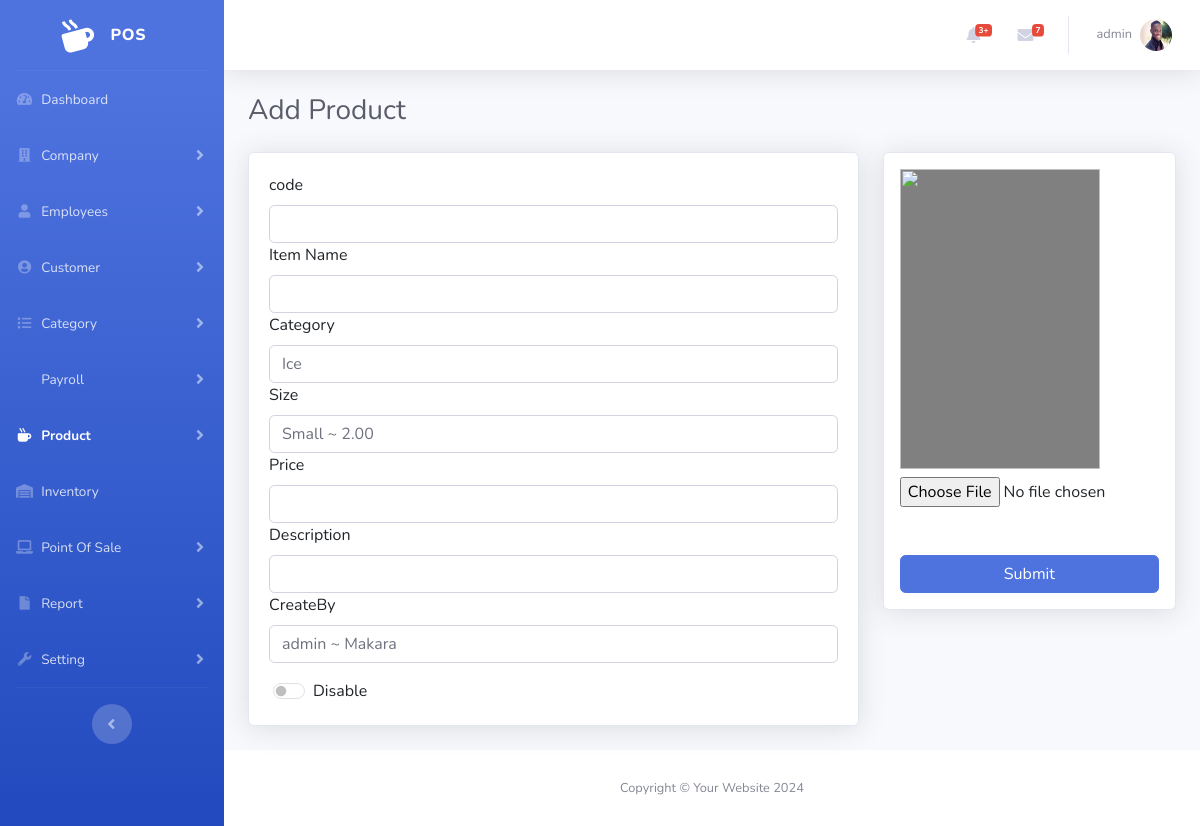
Page /admin/product-add.php (signed in) on the committed database.
### tables this page shows
CREATE TABLE `user` (
  `Id` int(11) NOT NULL,
  `OutletId` int(11) DEFAULT NULL,
  `EmployeeId` int(11) DEFAULT NULL,
  `RoleId` int(11) DEFAULT NULL,
  `Username` varchar(120) NOT NULL,
  `Password` varchar(255) NOT NULL,
  `ActivedAt` datetime DEFAULT NULL,
  `Status` tinyint(1) DEFAULT 1,
  `CreateBy` int(11) DEFAULT NULL,
  `CreateAt` timestamp NOT NULL DEFAULT current_timestamp()
);

CREATE TABLE `employee` (
  `Id` int(11) NOT NULL,
  `OutletId` int(11) DEFAULT NULL,
  `Firstname` varchar(120) NOT NULL,
  `Lastname` varchar(120) NOT NULL,
  `Gender` tinyint(1) NOT NULL,
  `Dob` datetime DEFAULT NULL,
  `Email` varchar(120) DEFAULT NULL,
  `Tel` varchar(18) NOT NULL,
  `Salary` decimal(6,2) DEFAULT 0.00,
  `Position` varchar(120) NOT NULL,
  `Image` varchar(255) DEFAULT NULL,
  `Status` tinyint(1) DEFAULT 1,
  `JoinAT` datetime DEFAULT NULL,
  `ResignAt` datetime DEFAULT NULL,
  `ReasonResign` text DEFAULT NULL,
  `CreateBy` int(11) DEFAULT NULL,
  `CreateAt` timestamp NOT NULL DEFAULT current_timestamp()
);

### admin/product-add.php (the view, shortened to what this page needs)
<?php
    include('include/head.php');
    include('cn.php');
?>
<body id="page-top">
    <div id="wrapper">
        <?php include './include/sidebar.php' ?>
        <div id="content-wrapper" class="d-flex flex-column">
            <div id="content">
                <?php include './include/topbar.php' ?>
                <div class="container-fluid">
                    <h1 class="h3 mb-4 text-gray-800">Add Product</h1>
                    <div class="row">
                        <div class="col-lg-12">
                            <div class="row">
                                <div class="col-lg-8">
                                    <div class="card shadow mb-4">
                                        <div class="card-body">
                                            <label for="Code">code</label>
                                            <input type="text" class="form-control">
                                            <label for="Name">Item Name</label>
                                            <input type="text" class="form-control">
                                            <label for="Category">Category</label>
                                            <select class="form-control form-select-sm">
                                            <?php
                                                $sqlCate = "SELECT * FROM `category`";
                                                $rsCate = $conn->query($sqlCate);
                                                while($rowCate = $rsCate->fetch_assoc()){
                                                    echo '<option value="'.$rowCate['Id'].'" >'.$rowCate['Name'].'</option>';
                                                }
                                            ?>
                                            </select>
                                            <label for="Size">Size</label>
                                            <select class="form-control form-select-sm">
                                            <?php
                                                $sqlSku = "SELECT * FROM `productsku`";
                                                $rsSku = $conn->query($sqlSku);
                                                while($rowSku = $rsSku->fetch_assoc()){
                                                    echo '<option value="'.$rowSku['Id'].'" >'.$rowSku['SizeName'].' ~ '.$rowSku['Price'].'</option>';
                                                }
                                            ?>
                                            </select>
                                            <label for="Price">Price</label>
                                            <input type="number" class="form-control">
                                            <label for="Description">Description</label>
                                            <input type="text" class="form-control">
                                            <label for="CreateBy">CreateBy</label>
                                            <select class="form-control form-select-sm">
                                            <?php
                                                $sqlUser = "SELECT * FROM `user`";
                                                $rsUser = $conn->query($sqlUser);
                                                while($rowUser = $rsUser->fetch_assoc()){
                                                    $Emp = $conn->query("SELECT * FROM `employee` WHERE Id=" . $rowUser['EmployeeId'])->fetch_assoc();
                                                    echo '<option value="'.$rowUser['Id'].'" >'.$rowUser['Username'].' ~ '.$Emp['Lastname'].'</option>';
                                                }
                                            ?>
                                            </select>
                                            <div class="form-check form-switch ms-4 mt-3">
                                                <input class="form-check-input" type="checkbox" role="switch" id="status">
                                                <label class="form-check-label" for="status">Disable</label>
                                            </div>
                                        </div>
                                    </div>
                                </div>
                                <div class="col-lg-4">
                                    <div class="card shadow mb-4 p-3">
                                        <img src="" alt="" width="200px" height="300px" style="background-color: gray;">
                                        <input type="file" name="" id="" accept="*/file" class="mt-2">
                                        <button type="button" class="btn btn-primary mt-5">Submit</button>
                                    </div>
                                </div>
                            </div>
                        </div>
                    </div>
                </div>
            </div>
            <?php include './include/footer.php' ?>
        </div>
    </div>
</body>
</html>

### admin/include/topbar.php (shortened to what this page needs)
<?php
include('../admin/cn.php');
?>
<nav class="navbar navbar-expand navbar-light bg-white topbar mb-4 static-top shadow">
    <ul class="navbar-nav ml-auto">
        <li class="nav-item dropdown no-arrow mx-1">
            <a class="nav-link dropdown-toggle" href="#" id="alertsDropdown" role="button" data-toggle="dropdown" aria-haspopup="true" aria-expanded="false">
                <i class="fas fa-bell fa-fw"></i>
                <span class="badge badge-danger badge-counter">3+</span>
            </a>
        </li>
        <li class="nav-item dropdown no-arrow mx-1">
            <a class="nav-link dropdown-toggle" href="#" id="messagesDropdown" role="button" data-toggle="dropdown" aria-haspopup="true" aria-expanded="false">
                <i class="fas fa-envelope fa-fw"></i>
                <span class="badge badge-danger badge-counter">7</span>
            </a>
        </li>
        <?php
        $id = $_SESSION['session'];
        $sql = "SELECT * FROM `user` WHERE `Id` = '$id'";
        $rs = $conn->query($sql);
        $row = mysqli_fetch_assoc($rs);
        $Profile = $conn->query("SELECT * FROM `Employee` WHERE Id=" . $row['EmployeeId'])->fetch_assoc();
        ?>
        <li class="nav-item dropdown no-arrow">
            <a class="nav-link dropdown-toggle" href="#" id="userDropdown" role="button" data-toggle="dropdown" aria-haspopup="true" aria-expanded="false">
                <span class="mr-2 d-none d-lg-inline text-gray-600 small"><?php echo $row['Username'] ?></span>
                <img class="img-profile rounded-circle" src="../admin/ImageEmp/<?php echo $Profile['Image'] ?>" id="imgInp">
            </a>
        </li>
    </ul>
</nav>

### rows in the picture
user: Username "admin"
employee: Image (picture)

### other values in the picture
form field value "Ice"
form field value "Small ~ 2.00"
form field value "admin ~ Makara"
